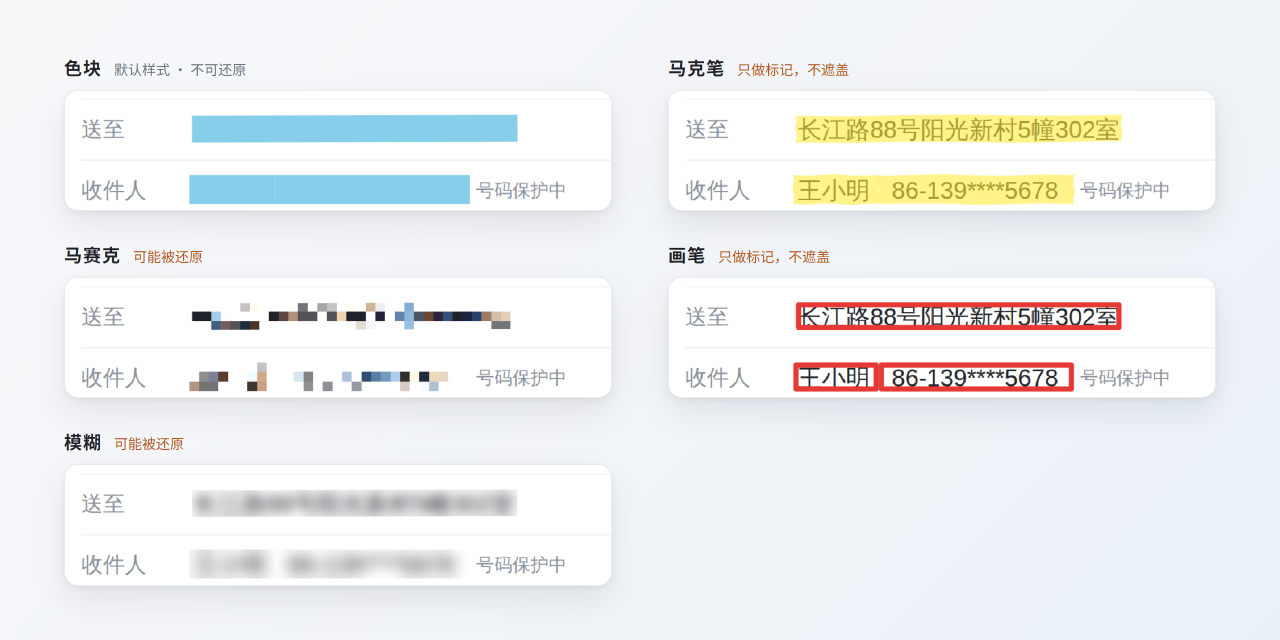
#> input picture docs/readme/styles.png, 2560 x 1280 px (shown at 1/2 size)
$ python crop_style_tiles.py
#> lines starting #> are read from the running program, lines starting #| are printed output that depends on the picture
"""把 README 的样式对照图 docs/readme/styles.png 裁成五张小图，给落地页（site/）用。

    python3 tools/site/crop_style_tiles.py   # 需要 Pillow

小图是 ReadmeScreenshots 在 Robolectric 上拍的编辑器截图，即应用的真实渲染结果。
重拍 styles.png（见 docs/readme/src/render.cjs）之后再跑一遍这个脚本。
裁切位置照 docs/readme/src/styles.html 的排版算：改了那边的布局，这里的数也要跟着改。
"""
from pathlib import Path

from PIL import Image

ROOT = Path(__file__).resolve().parents[2]
SRC = ROOT / 'docs/readme/styles.png'
OUT = ROOT / 'site/img'

SCALE = 2                    # styles.png 按 2 倍渲染
K = 0.527                    # styles.html 的 --k
TILE_W, TILE_H = 1040 * K, 230 * K
CAPTION = 26 + 10            # 小标题高度 + 下边距
ROW_GAP, COL_GAP = 30, 56
LEFT, TOP = 64, 54           # body 的 padding
INSET = 4                    # 往里收几个像素，去掉卡片的描边和抗锯齿

# 网格按列排：左列色块、马赛克、模糊（「打码」），右列马克笔、画笔（「编辑」）
COLUMNS = [['solid', 'pixelate', 'blur'], ['marker', 'pen']]


def main():
    sheet = Image.open(SRC).convert('RGB')
#> sheet is the input picture: PIL image 2560x1280 RGB; mean R, G, B 237.8, 239.6, 240.6
    OUT.mkdir(parents=True, exist_ok=True)
    for col, names in enumerate(COLUMNS):
        x = LEFT + col * (TILE_W + COL_GAP)
        for row, name in enumerate(names):
            y = TOP + CAPTION + row * (CAPTION + TILE_H + ROW_GAP)
            box = (
                int(x * SCALE) + INSET,
                int(y * SCALE) + INSET,
                int((x + TILE_W) * SCALE) - INSET + 1,
                int((y + TILE_H) * SCALE) - INSET + 1,
            )
            out = OUT / f'style-{name}.webp'
            sheet.crop(box).save(out, 'WEBP', quality=88, method=6)
            print(out.relative_to(ROOT), box)
#> this loop made 2 passes
#> pass 1, in main, `sheet.crop(box).save(out, 'WEBP', quality=88, method=6)`:
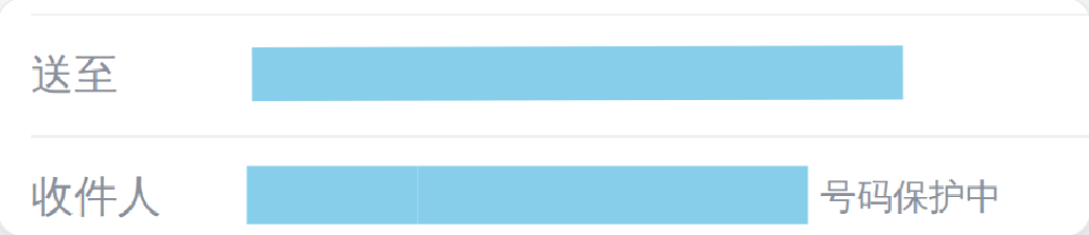
#> saved as style-solid.webp: PIL image 1089x235 RGB; mean R, G, B 221.1, 240, 247.8
#> pass 1, in main, `sheet.crop(box).save(out, 'WEBP', quality=88, method=6)`:
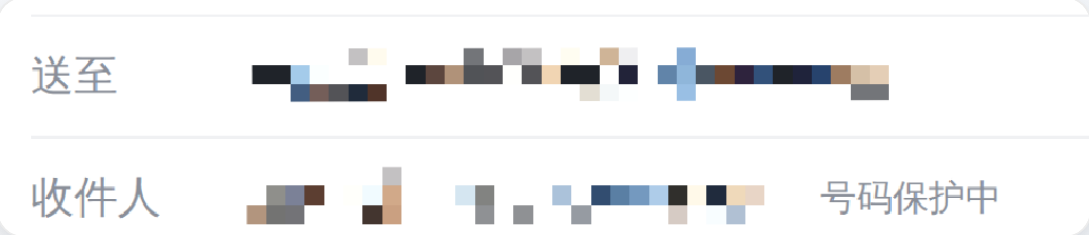
#> saved as style-pixelate.webp: PIL image 1089x235 RGB; mean R, G, B 240.3, 240.5, 241.2
#> pass 1, in main, `sheet.crop(box).save(out, 'WEBP', quality=88, method=6)`:
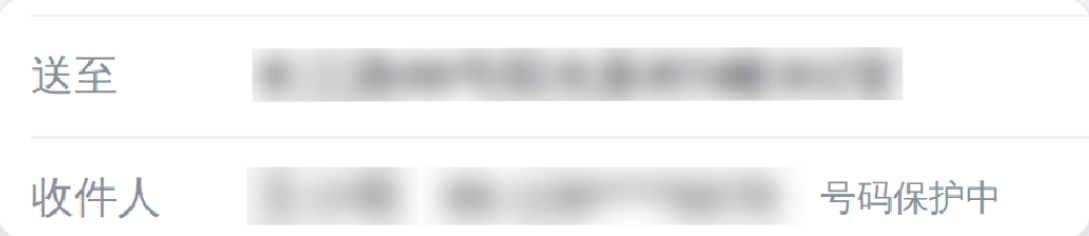
#> saved as style-blur.webp: PIL image 1089x236 RGB; mean R, G, B 241.4, 241.5, 242.1
#> pass 2, in main, `sheet.crop(box).save(out, 'WEBP', quality=88, method=6)`:
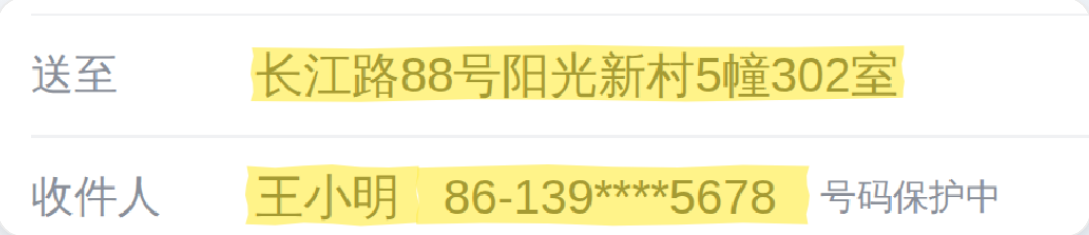
#> saved as style-marker.webp: PIL image 1089x235 RGB; mean R, G, B 248.2, 245.1, 217.6


if __name__ == '__main__':
    main()

$ run again, with docs/readme/batch.png copied over docs/readme/styles.png
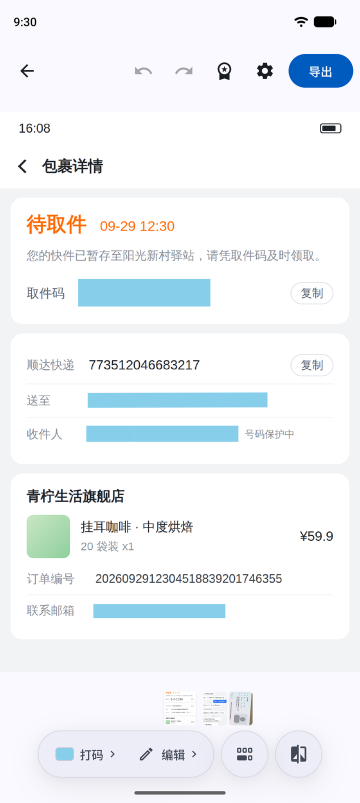
#> input picture docs/readme/batch.png, 720 x 1606 px (shown at 1/2 size)
#> in main, sheet is the input picture: PIL image 720x1606 RGB; mean R, G, B 240.1, 243.5, 246.9
#> the loop in main, `for col, names in enumerate(COLUMNS):` made 2 passes
#> pass 1, in main, `sheet.crop(box).save(out, 'WEBP', quality=88, method=6)`:
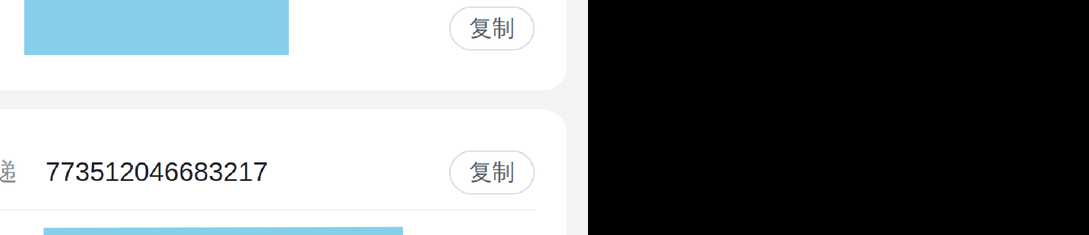
#> saved as style-pixelate.webp: PIL image 1089x235 RGB; mean R, G, B 127, 131.9, 134
#> pass 1, in main, `sheet.crop(box).save(out, 'WEBP', quality=88, method=6)`:
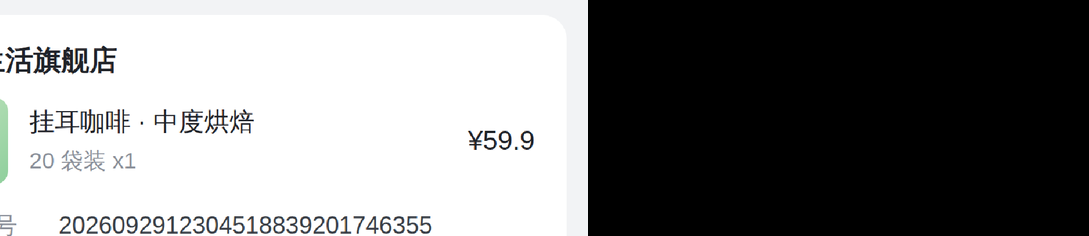
#> saved as style-blur.webp: PIL image 1089x236 RGB; mean R, G, B 131.7, 132, 132.1
